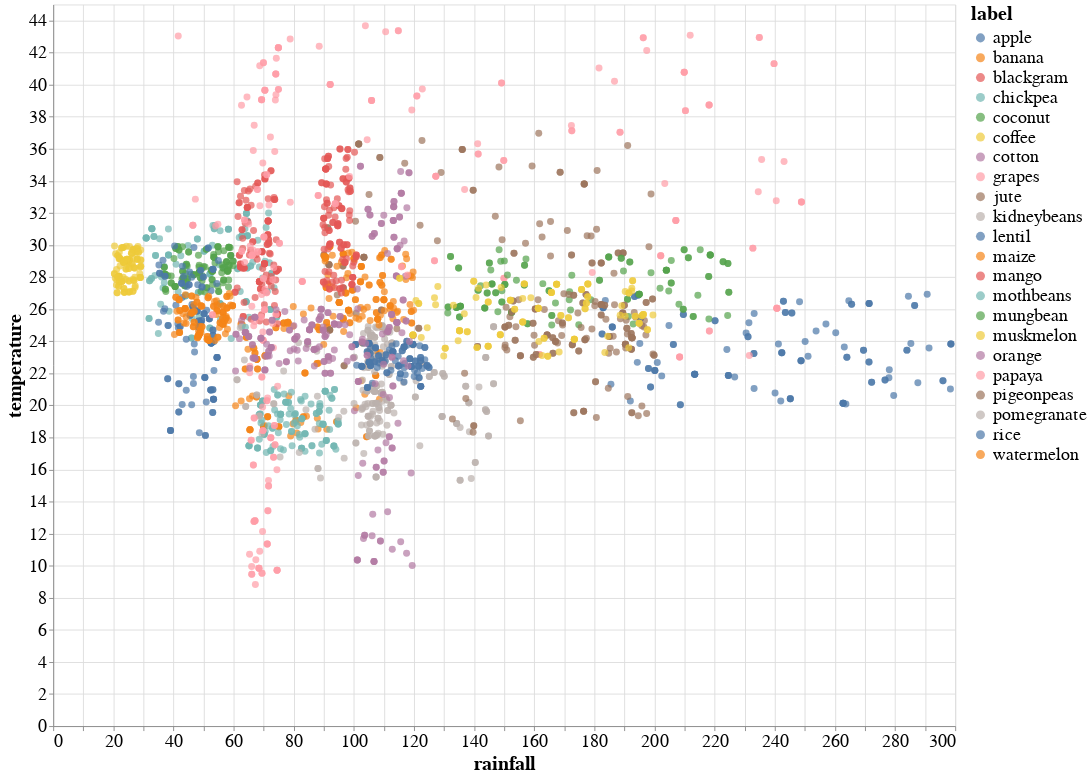

Here is the notebook cell this chart was saved with:
### Code cell
# prompt: higher resolution of rainfall temp graph also increase lable size

chart = alt.Chart(new_df).mark_circle(size=60).encode(
    x='rainfall',
    y='temperature',
    color='label',
    tooltip=['label', 'rainfall', 'temperature']  # Add tooltip for interactivity
).properties(
    width=1000,  # Increase width
    height=800  # Increase height
).configure_axis(
    labelFontSize=20,  # Increase label font size
    titleFontSize=22
).configure_legend(
    labelFontSize=20,
    titleFontSize=22
)

chart

### Figure 1 — Vega-Lite specification as saved in the notebook (floating-point values rounded to 4 significant figures; data arrays with more than 128 entries replaced by an {"elided": "..."} marker saying what was removed)
{"config": {"view": {"continuousWidth": 400, "continuousHeight": 300}, "axis": {"labelFontSize": 20, "titleFontSize": 22}, "legend": {"labelFontSize": 20, "titleFontSize": 22}}, "data": {"name": "data-274404fcdfbd20b12ae1a251d5d6bb98"}, "mark": {"type": "circle", "size": 60}, "encoding": {"color": {"field": "label", "type": "nominal"}, "tooltip": [{"field": "label", "type": "nominal"}, {"field": "rainfall", "type": "quantitative"}, {"field": "temperature", "type": "quantitative"}], "x": {"field": "rainfall", "type": "quantitative"}, "y": {"field": "temperature", "type": "quantitative"}}, "height": 800, "width": 1000, "$schema": "https://vega.github.io/schema/vega-lite/v4.17.0.json", "datasets": {"data-274404fcdfbd20b12ae1a251d5d6bb98": {"elided": "2640 records"}}}
